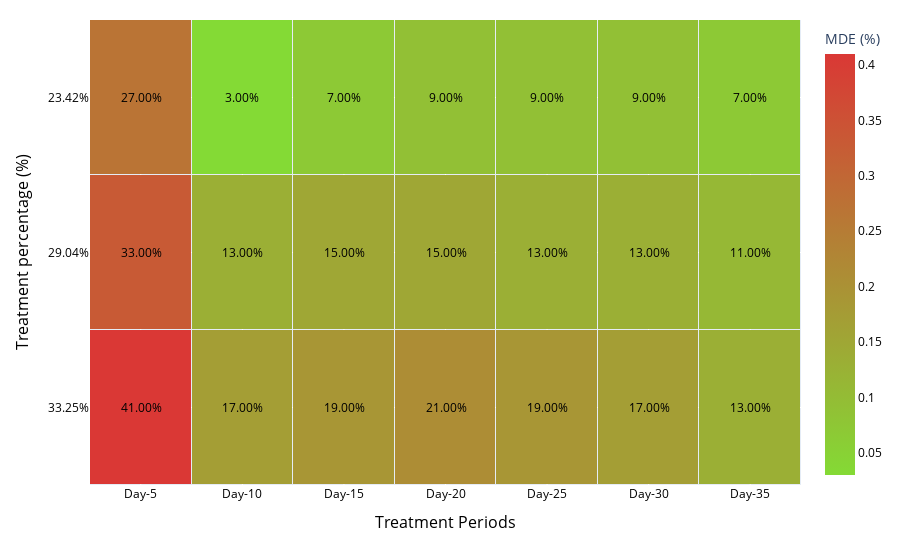

The cell this chart's notebook holds for it:
### Markdown cell above
### 3- Market Selection

### Code cell
geo_test = run_geo_analysis(
    data = data,
    excluded_locations = problematic_regions,
    maximum_treatment_percentage=0.35,
    significance_level = 0.10,
    deltas_range = (0.01, 0.5, 0.02),
    periods_range = (5, 40, 5))

### Figure 1 — Plotly figure (JSON) as saved in the notebook; plotly's stock layout.template omitted (floating-point values rounded to 4 significant figures)
{"data": [{"colorbar": {"tickfont": {"color": "black", "size": 12}, "title": {"text": "MDE (%)"}}, "colorscale": [[0, "#84DA35"], [1, "#DA3835"]], "hoverinfo": "text", "hoverongaps": false, "showscale": true, "text": [["41.00%", "17.00%", "19.00%", "21.00%", "19.00%", "17.00%", "13.00%"], ["33.00%", "13.00%", "15.00%", "15.00%", "13.00%", "13.00%", "11.00%"], ["27.00%", "3.00%", "7.00%", "9.00%", "9.00%", "9.00%", "7.00%"]], "textfont": {"color": "black", "size": 12}, "texttemplate": "%{text}", "type": "heatmap", "x": ["Day-5", "Day-10", "Day-15", "Day-20", "Day-25", "Day-30", "Day-35"], "xgap": 1, "y": ["66.75%", "70.96%", "76.58%"], "ygap": 1, "z": [[0.41, 0.17, 0.19, 0.21, 0.19, 0.17, 0.13], [0.33, 0.13, 0.15, 0.15, 0.13, 0.13, 0.11], [0.27, 0.03, 0.07, 0.09, 0.09, 0.09, 0.07]]}, {"hoverinfo": "none", "marker": {"opacity": 0, "size": 10}, "mode": "markers", "type": "scatter", "x": ["Day-5", "Day-10", "Day-15", "Day-20", "Day-25", "Day-30", "Day-35", "Day-5", "Day-10", "Day-15", "Day-20", "Day-25", "Day-30", "Day-35", "Day-5", "Day-10", "Day-15", "Day-20", "Day-25", "Day-30", "Day-35"], "y": ["66.75%", "66.75%", "66.75%", "66.75%", "66.75%", "66.75%", "66.75%", "70.96%", "70.96%", "70.96%", "70.96%", "70.96%", "70.96%", "70.96%", "76.58%", "76.58%", "76.58%", "76.58%", "76.58%", "76.58%", "76.58%"]}], "layout": {"dragmode": false, "margin": {"b": 75, "l": 90, "r": 10, "t": 20}, "xaxis": {"showgrid": true, "tickfont": {"color": "black", "size": 12}, "tickmode": "array", "ticktext": ["Day-5", "Day-10", "Day-15", "Day-20", "Day-25", "Day-30", "Day-35"], "tickvals": [0, 1, 2, 3, 4, 5, 6], "title": {"font": {"color": "black", "size": 16}, "text": "Treatment Periods"}}, "yaxis": {"showgrid": true, "tickfont": {"color": "black", "size": 12}, "tickmode": "array", "ticktext": ["33.25%", "29.04%", "23.42%"], "tickvals": [0, 1, 2], "title": {"font": {"color": "black", "size": 16}, "text": "Treatment percentage (%)"}, "type": "category"}}}
